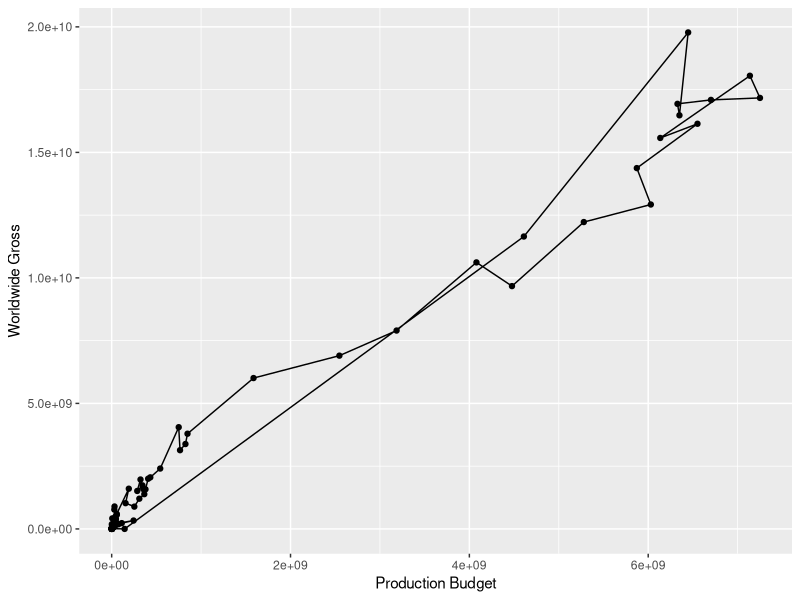

Write the R code that produced this figure.
library(tidyverse)
library(lubridate)

df <- read_csv("data/movies.csv") |>
  group_by(year(`Release Date`)) |>
  summarize_at(vars(`Production Budget`, `Worldwide Gross`), ~ sum(.x, na.rm = TRUE))

ggplot(df) +
  aes(
    x = `Production Budget`, y = `Worldwide Gross`
  ) +
  geom_point() +
  geom_path()
